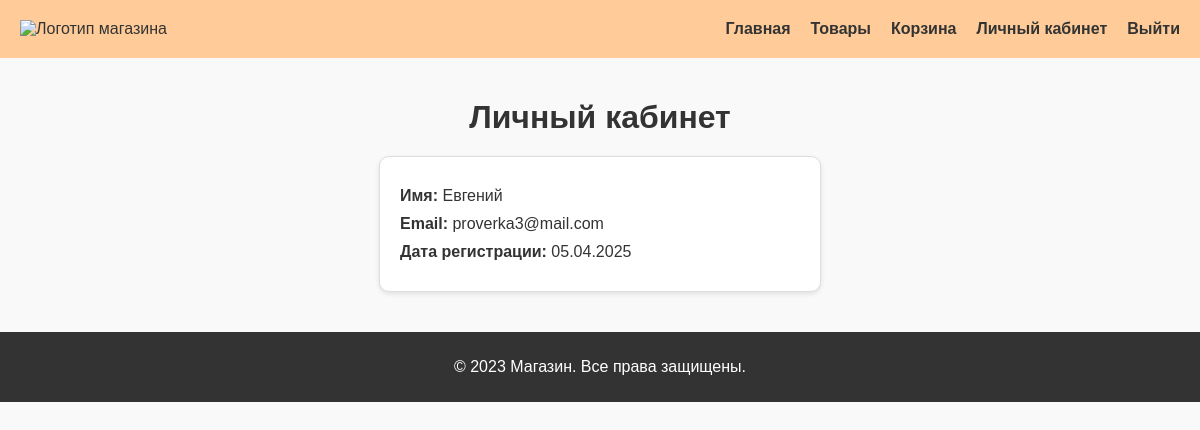
/pr/php/account.php (signed in), run on the app's committed database.
### tables this page shows
CREATE TABLE `users` (
  `id` int NOT NULL,
  `name` varchar(100) NOT NULL,
  `email` varchar(100) NOT NULL,
  `password` varchar(255) NOT NULL,
  `created_at` timestamp NULL DEFAULT CURRENT_TIMESTAMP
);

### pr/php/account.php (the view, shortened to what this page needs)
<?php
require '../db.php';
if (isset($_SESSION['user_id'])) {
    $user_id = $_SESSION['user_id'];
    $result = $pdo->query("SELECT * FROM users WHERE id = $user_id");
    $user = $result->fetch_assoc();
}
?>
<!DOCTYPE html>
<html lang="ru">
<head>
    <link rel="stylesheet" href="../css/stylesacc.css">
</head>
<body>
    <header>
        <div class="logo">
            <img src="../images/logo.png" alt="Логотип магазина">
        </div>
        <nav>
            <ul>
                <li><a href="../index.html">Главная</a></li>
                <li><a href="../php/products.php">Товары</a></li>
                <li><a href="../html/set_of_products.html">Корзина</a></li>
                <li><a href="account.php" id="account-link">Личный кабинет</a></li>
                <?php if (isset($_SESSION['user_id'])): ?>
                    <li><a href="account.php?logout=1" id="logout-link">Выйти</a></li>
                <?php else: ?>
                    <li><a href="login.php" id="login-link">Войти</a></li>
                <?php endif; ?>
            </ul>
        </nav>
    </header>
    <main>
        <h1>Личный кабинет</h1>
        <div class="account-info">
            <p><strong>Имя:</strong>
                <span id="user-name">
                    <?= htmlspecialchars(isset($user) ? $user['name'] : $_SESSION['user_name']) ?>
                </span>
            </p>
            <?php if (isset($user)): ?>
                <p><strong>Email:</strong>
                    <span id="user-email"><?= htmlspecialchars($user['email']) ?></span>
                </p>
                <p><strong>Дата регистрации:</strong>
                    <span id="user-reg-date"><?= date('d.m.Y', strtotime($user['created_at'])) ?></span>
                </p>
            <?php endif; ?>
        </div>
    </main>
    <footer>
        <p>&copy; 2023 Магазин. Все права защищены.</p>
    </footer>
</body>
</html>

### pr/css/stylesacc.css (style rules this page uses)
body { font-family: Arial, sans-serif; margin: 0; padding: 0; background-color: #f9f9f9; color: #333; }
header { background-color: #ffcc99; padding: 20px; display: flex; justify-content: space-between; align-items: center; }
header .logo img { height: 50px; }
nav ul { list-style: none; margin: 0; padding: 0; display: flex; gap: 20px; }
nav ul li a { text-decoration: none; color: #333; font-weight: bold; }
main { padding: 20px; }
h1 { text-align: center; margin-bottom: 20px; }
.account-info { background-color: #fff; border: 1px solid #ddd; border-radius: 10px; padding: 20px; max-width: 400px; margin: 0 auto; box-shadow: 0 2px 5px rgba(0, 0, 0, 0.1); }
.account-info p { font-size: 16px; margin: 10px 0; }
footer { background-color: #333; color: #fff; text-align: center; padding: 10px; margin-top: 20px; }

### data on the page
users: name "Евгений", email "proverka3@mail.com", created_at "05.04.2025"
